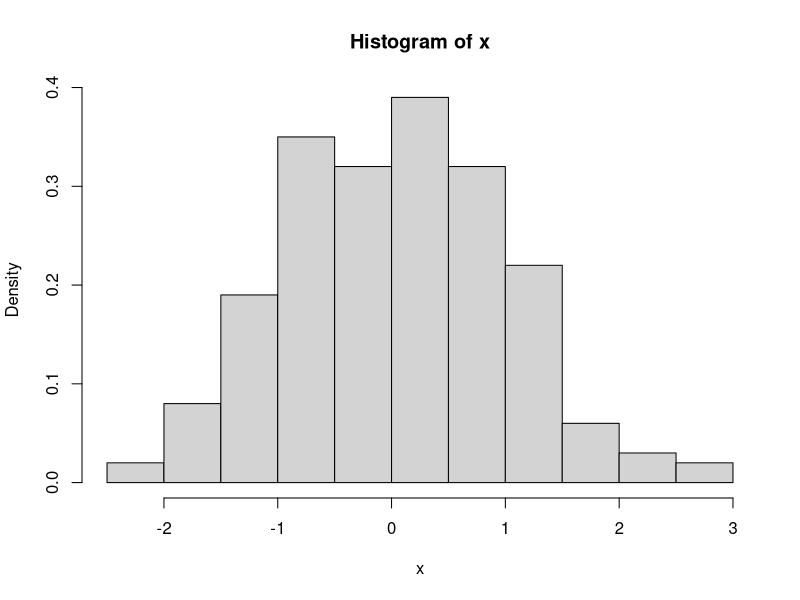
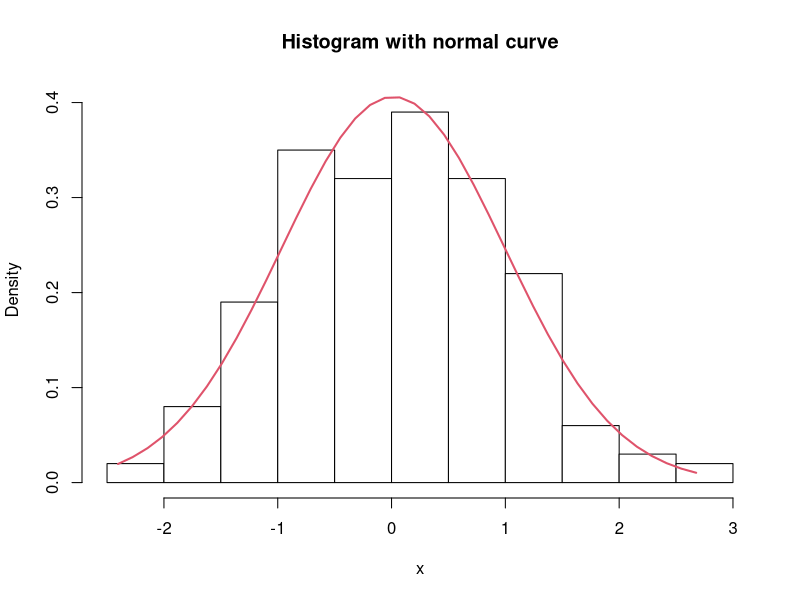
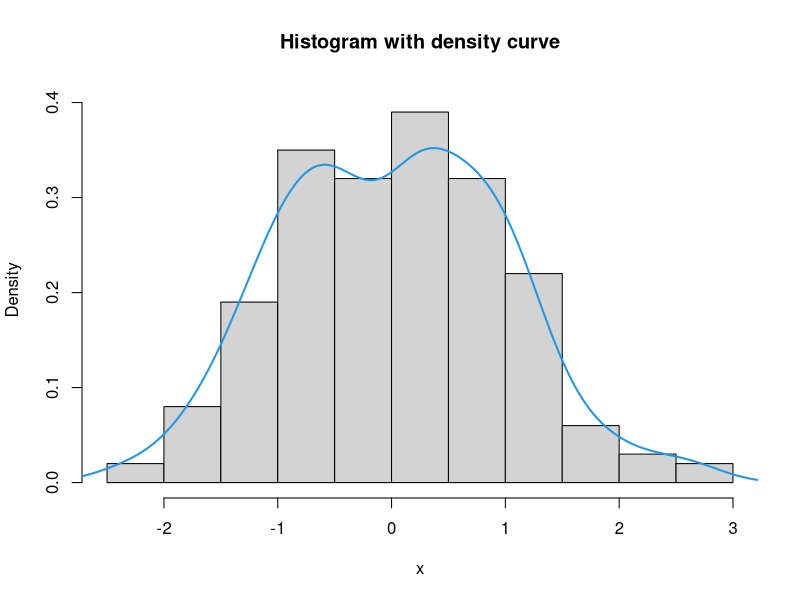

Source code (R) for these figures, in order:
set.seed(3)
x <- rnorm(200)

# Histogram
hist(x, prob = TRUE)

# Histogram with normal curve

# X-axis grid
x2 <- seq(min(x), max(x), length = 40)

# Normal curve
fun <- dnorm(x2, mean = mean(x), sd = sd(x))

# Histogram
hist(x, prob = TRUE, col = "white",
     ylim = c(0, max(fun)),
     main = "Histogram with normal curve")
lines(x2, fun, col = 2, lwd = 2)


# Histogram with density line
hist(x, prob = TRUE, ylim = c(0, max(fun)),
     main = "Histogram with density curve")
lines(density(x), col = 4, lwd = 2)
